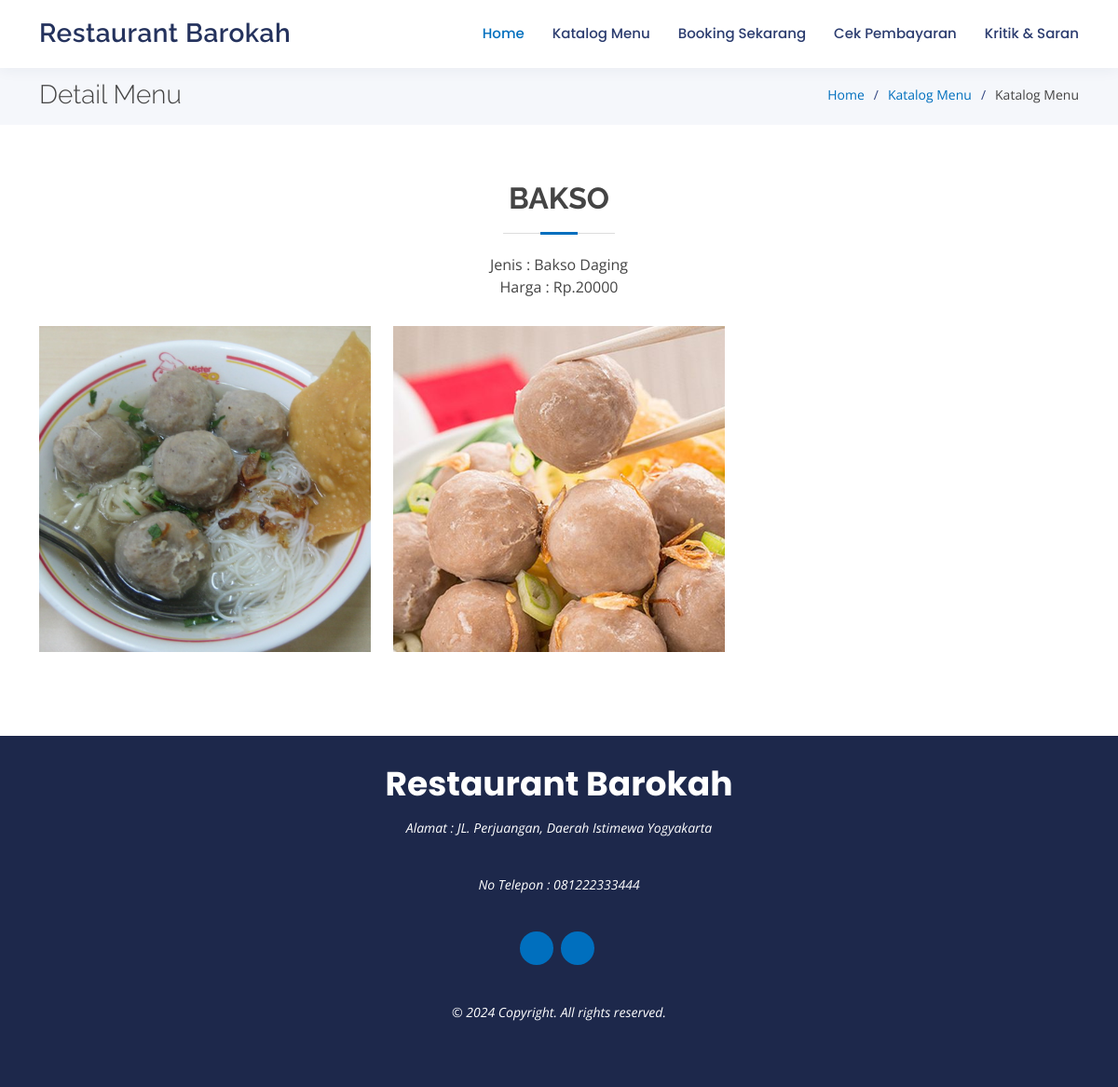
The page /index.php/katalog/detail/1 on the database its author committed.
### tables this page shows
CREATE TABLE `profil_usaha` (
  `id` int(12) NOT NULL,
  `nama_usaha` varchar(250) NOT NULL,
  `deskripsi` text NOT NULL,
  `alamat` varchar(250) NOT NULL,
  `nomor_telepon` varchar(17) NOT NULL,
  `email` varchar(100) NOT NULL,
  `instagram` varchar(50) NOT NULL,
  `facebook` varchar(250) NOT NULL,
  `maps_link` text NOT NULL,
  `foto_usaha_1` text NOT NULL,
  `foto_usaha_2` text NOT NULL,
  `foto_usaha_3` text NOT NULL
);

CREATE TABLE `menu` (
  `id_menu` int(11) NOT NULL,
  `nama_menu` varchar(100) NOT NULL,
  `detail_menu` text NOT NULL,
  `kategori` varchar(50) NOT NULL,
  `stok` varchar(50) NOT NULL DEFAULT 'Tersedia',
  `harga` int(100) NOT NULL
);

CREATE TABLE `gambar_menu` (
  `id_gambar` int(11) NOT NULL,
  `id_menu` int(11) NOT NULL,
  `gambar` varchar(250) NOT NULL
);

### application/controllers/Katalog.php (called while the page is built, shortened)
<?php
class Katalog extends CI_Controller
{
    public function __construct()
    {
        $this->load->model('katalog_model');
    }
    public function getProfilUsaha()
    {
        $getProfil = $this->db->query("SELECT * FROM profil_usaha");
        foreach ($getProfil->result_array() as $profil) {
            $arr['nama_usaha'] = $profil['nama_usaha'];
            $arr['alamat'] = $profil['alamat'];
            $arr['nomor_telepon'] = $profil['nomor_telepon'];
            $arr['maps_link'] = $profil['maps_link'];
            $arr['instagram'] = $profil['instagram'];
            $arr['facebook'] = $profil['facebook'];
            $arr['foto_usaha_1'] = $profil['foto_usaha_1'];
            $arr['foto_usaha_2'] = $profil['foto_usaha_2'];
            $arr['foto_usaha_3'] = $profil['foto_usaha_3'];
        }
        return $arr;
    }
    public function detail($id)
    {
        $profil = $this->getProfilUsaha();
        $data['menu'] = $this->katalog_model->getMakananById($id);
        $data['gambar_menu'] = $this->katalog_model->getGambarById($id);
        $data['nama_usaha'] = $profil['nama_usaha'];
        $data['alamat'] = $profil['alamat'];
        $data['nomor_telepon'] = $profil['nomor_telepon'];
        $data['instagram'] = $profil['instagram'];
        $data['facebook'] = $profil['facebook'];
        $this->load->view('home/layout/header', $data);
        $this->load->view('home/katalog/detail');
        $this->load->view('home/layout/footer');
    }
}

### index.php (called while the page is built, shortened)
<?php
require_once BASEPATH.'core/CodeIgniter.php';

### application/models/Katalog_model.php (called while the page is built, shortened)
<?php
class Katalog_model extends CI_Model
{
    public function getMakananById($id)
    {
        $query = $this->db->query("SELECT * FROM menu where id_menu = $id");
        return $query->result_array();
    }
    public function getGambarById($id_menu)
    {
        $query = $this->db->query("SELECT * FROM gambar_menu gm join menu m on gm.id_menu=m.id_menu WHERE m.id_menu = $id_menu");
        return $query->result_array();
    }
}

### application/views/home/katalog/detail.php (the view, shortened to what this page needs)
<main id="main">
  <section id="breadcrumbs" class="breadcrumbs">
    <div class="container">
      <div class="d-flex justify-content-between align-items-center">
        <h2>Detail Menu</h2>
        <ol>
          <li><a href="<?= base_url() ?>">Home</a></li>
          <li><a href="<?= base_url() ?>katalog">Katalog Menu</a></li>
          <li>Katalog Menu</li>
        </ol>
      </div>
    </div>
  </section>
  <section id="gallery" class="gallery">
    <div class="container">
      <div class="section-title">
        <?php
        foreach ($menu as $m) {
        ?>
          <h2>
            <?= $m['nama_menu'] ?>
          </h2>
          <p>Jenis : <?= $m['detail_menu'] ?></p>
          <p>Harga : Rp.<?= $m['harga'] ?></p>
        <?php
        }
        ?>
      </div>
      <div class="row gallery-container">
        <?php
        foreach ($gambar_menu as $gm) {
        ?>
          <div class="col-lg-4 col-md-6 gallery-item filter-home">
            <div class="gallery-wrap">
              <img style="object-fit: cover;height:350px;width:100%" src="<?php echo base_url('assets/dataresto/menu/' . $gm['gambar']) ?>" class="img-fluid" alt="">
            </div>
          </div>
        <?php
        }
        ?>
      </div>
    </div>
  </section>
</main>

### application/views/home/layout/header.php (shortened to what this page needs)
<!DOCTYPE html>
<html lang="en">
<head>
  <link rel="stylesheet" href="<?= base_url() ?>assets/admin/vendor/@fortawesome/fontawesome-free/css/all.min.css" type="text/css">
  <link href="<?= base_url() ?>assets/home/vendor/bootstrap/css/bootstrap.min.css" rel="stylesheet">
  <link href="<?= base_url() ?>assets/home/vendor/bootstrap-icons/bootstrap-icons.css" rel="stylesheet">
  <link href="<?= base_url() ?>assets/home/vendor/boxicons/css/boxicons.min.css" rel="stylesheet">
  <link href="<?= base_url() ?>assets/home/vendor/glightbox/css/glightbox.min.css" rel="stylesheet">
  <link href="<?= base_url() ?>assets/home/vendor/remixicon/remixicon.css" rel="stylesheet">
  <link href="<?= base_url() ?>assets/home/vendor/swiper/swiper-bundle.min.css" rel="stylesheet">
  <link href="<?= base_url() ?>assets/home/css/style.css" rel="stylesheet">
  <link rel="stylesheet" href="<?= base_url() ?>assets/home/select2/css/select2.min.css">
  <link rel="stylesheet" href="<?= base_url() ?>assets/home/select2-bootstrap4-theme/select2-bootstrap4.min.css">
</head>
<body>
  <header id="header" class="fixed-top">
    <div class="container d-flex align-items-center justify-content-between">
      <h1 class="logo"><a href="<?= base_url() ?>"><?= $nama_usaha ?></a></h1>
      <nav id="navbar" class="navbar">
        <ul>
          <li><a class="active" href="<?= base_url() ?>">Home</a></li>
          <li><a href="<?= base_url() ?>katalog">Katalog Menu</a></li>
          <li><a href="<?= base_url() ?>home/booking">Booking Sekarang</a></li>
          <li><a href="<?= base_url() ?>pembayaran/cari">Cek Pembayaran</a></li>
          <li><a href="<?= base_url() ?>saran/add">Kritik & Saran</a></li>
        </ul>
      </nav>
    </div>
  </header>

### application/views/home/layout/footer.php (shortened to what this page needs)
<footer id="footer">
  <div class="container">
    <h3><?= $nama_usaha ?></h3>
    <p>Alamat : <?= $alamat ?></p>
    <p>No Telepon : </i> <?= $nomor_telepon ?></p>
    <div class="social-links">
      <a href="https://instagram.com/<?= $instagram ?>" class="instagram" target="_blank"><i class="bx bxl-instagram"></i></a>
      <a href="https://facebook.com/<?= $facebook ?>" class="facebook" target="_blank"><i class="bx bxl-facebook"></i></a>
    </div>
    <p>&copy; <span id="currentYear"></span> Copyright. All rights reserved.</p>
  </div>
</footer>
</body>
</html>

### assets/home/css/style.css (style rules this page uses)
body { font-family: "Open Sans", sans-serif; color: #444444; }
a { color: #006fbe; text-decoration: none; }
h1, h2, h3, h4, h5, h6 { font-family: "Raleway", sans-serif; }
#header { background: #fff; transition: all 0.5s; z-index: 997; padding: 15px 0; box-shadow: 0px 2px 15px rgba(36, 50, 93, 0.06); }
#header .logo { font-size: 28px; margin: 0; padding: 0; line-height: 1; font-weight: 600; letter-spacing: 0.5px; }
#header .logo a { color: #24325d; }
.navbar { padding: 0; }
.navbar ul { margin: 0; padding: 0; display: flex; list-style: none; align-items: center; }
.navbar li { position: relative; }
.navbar a, .navbar a:focus { display: flex; align-items: center; justify-content: space-between; padding: 10px 0 10px 30px; font-family: "Poppins", sans-serif; font-size: 15px; font-weight: 500; color: #2b3c6f; white-space: nowrap; transition: 0.3s; }
.navbar a:hover, .navbar .active, .navbar .active:focus, .navbar li:hover > a { color: #006fbe; }
section { padding: 60px 0; }
.section-title { text-align: center; padding-bottom: 30px; }
.section-title h2 { font-size: 32px; font-weight: bold; text-transform: uppercase; margin-bottom: 20px; padding-bottom: 20px; position: relative; }
.section-title h2::before { content: ''; position: absolute; display: block; width: 120px; height: 1px; background: #ddd; bottom: 1px; left: calc(50% - 60px); }
.section-title h2::after { content: ''; position: absolute; display: block; width: 40px; height: 3px; background: #006fbe; bottom: 0; left: calc(50% - 20px); }
.section-title p { margin-bottom: 0; }
.breadcrumbs { padding: 15px 0; background: #f5f7fb; min-height: 40px; margin-top: 70px; }
.breadcrumbs h2 { font-size: 28px; margin-bottom: 0; font-weight: 300; }
.breadcrumbs ol { display: flex; flex-wrap: wrap; list-style: none; padding: 0; margin: 0; font-size: 14px; }
.breadcrumbs ol li + li { padding-left: 10px; }
.breadcrumbs ol li + li::before { display: inline-block; padding-right: 10px; color: #324682; content: "/"; }
.gallery .gallery-item { margin-bottom: 30px; }
.gallery .gallery-wrap { transition: 0.3s; position: relative; overflow: hidden; z-index: 1; background: rgba(36, 50, 93, 0.6); }
.gallery .gallery-wrap::before { content: ""; background: rgba(36, 50, 93, 0.6); position: absolute; left: 30px; right: 30px; top: 30px; bottom: 30px; transition: all ease-in-out 0.3s; z-index: 2; opacity: 0; }
#footer { background: #1d284b; color: #fff; font-size: 14px; text-align: center; padding: 30px 0; }
#footer h3 { font-size: 36px; font-weight: 700; color: #fff; position: relative; font-family: "Poppins", sans-serif; padding: 0; margin: 0 0 15px 0; }
#footer p { font-size: 15; font-style: italic; padding: 0; margin: 0 0 40px 0; }
#footer .social-links { margin: 0 0 40px 0; }
#footer .social-links a { font-size: 18px; display: inline-block; background: #006fbe; color: #fff; line-height: 1; padding: 8px 0; margin-right: 4px; border-radius: 50%; text-align: center; width: 36px; height: 36px; transition: 0.3s; }

### rows shown on the page
profil_usaha: nama_usaha "Restaurant Barokah", alamat "JL. Perjuangan, Daerah Istimewa Yogyakarta", nomor_telepon "081222333444"
menu: nama_menu "BAKSO", detail_menu "Bakso Daging", harga "20000"
gambar_menu: gambar (picture)
gambar_menu: gambar (picture)
